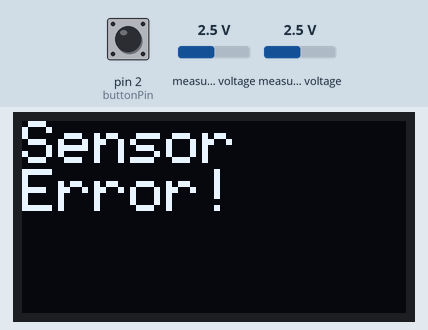
This program was run on a simulated Arduino Pro Mini, built with avr-gcc and run on an emulated ATmega328P. On the bench: 128×64 one-colour display. The inputs (shaded band) are chosen by the test bench; at power-on: pin 2 (buttonPin) HIGH, measured voltage 2.5 V. EEPROM starts erased.

Above: at 1.2 s.
1.3 s: pin 2 (buttonPin) pulled LOW for 0.25 s
At 2.9 s:
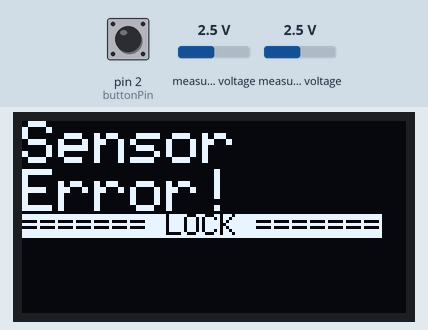
3.2 s: pin 2 (buttonPin) pulled LOW for 3.2 s
At 6.8 s:
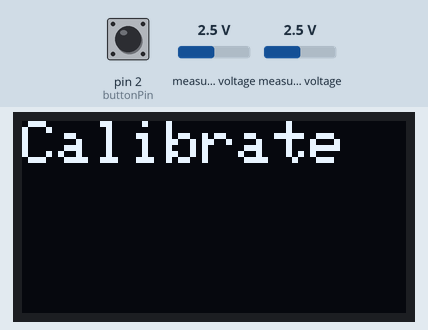
9.0 s: measured voltage (sensor 200) set to 1.2 V
10.5 s: measured voltage (sensor 200) set to 0.9 V
At 10.69 s:
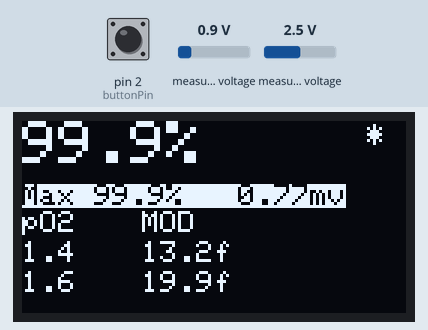
12.7 s: measured voltage (sensor 201) set to 0.9 V
At 13.31 s:
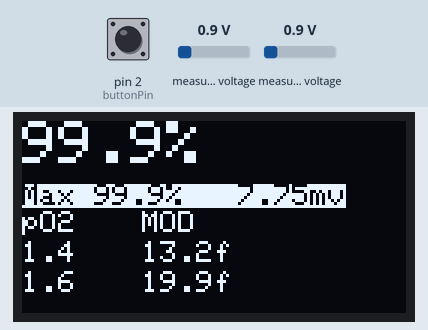
15.7 s: pin 2 (buttonPin) pulled LOW for 1 s
At 18.0 s:
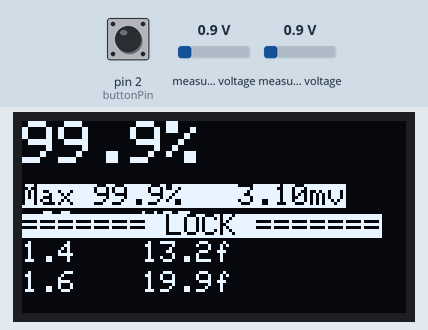
Timing chart, 0 to 19.2 s (numbered marks = the images above; inputs shaded):
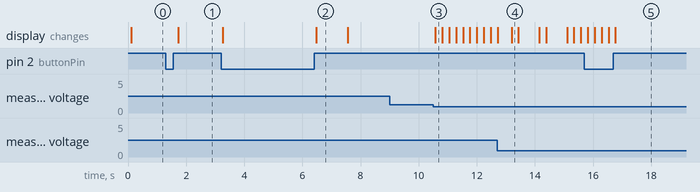

Measured:
- the behaviour switches between 1.1 and 1 V on measured voltage (sensor 200) (found by bisection; images 2 and 3)
- after the input at 1.3 s, the display: changes after 0.44 s (image 1)
- after the input at 3.2 s, the display: first changes after 0.05 s (image 2 shows a later state)
- after the input at 9.0 s, every drawn part: stays the same
- after the input at 10.5 s, the display: changes after 0.08 s (image 3)
- what the display in image 2 shows lasts 1.1 s, from 6.5 s to 7.6 s

The program:

main.cpp
```cpp
// (licence header left out)
#include <SPI.h>
#include <Wire.h>
#include <Adafruit_SSD1306.h>
#include <Adafruit_ADS1X15.h>

#include <EEPROM.h>
#include <RunningAverage.h>

int calibrate(int x);
void EEPROMWriteInt(int p_address, int p_value);
unsigned int EEPROMReadInt(int p_address);

#define SCREEN_WIDTH 128 // OLED display width, in pixels
#define SCREEN_HEIGHT 64 // OLED display height, in pixels

#define RA_SIZE 20
RunningAverage RA(RA_SIZE);

Adafruit_ADS1015 ads;

//#define OLED_RESET 4
//Adafruit_SSD1306 display(OLED_RESET);
#define OLED_RESET     4 // Reset pin # (or -1 if sharing Arduino reset pin)
#define SCREEN_ADDRESS 0x3D ///< See datasheet for Address; 0x3D for 128x64, 0x3C for 128x32
Adafruit_SSD1306 display(SCREEN_WIDTH, SCREEN_HEIGHT, &Wire, OLED_RESET);

const int buttonPin = 2; // push button
const int buzzer = 9; // buzzer
const int ledPin = 13; // led

double calibrationv;
float multiplier;

const int cal_holdTime = 2; // 2 sec button hold to calibration
const int mod_holdTime = 4; // 3 sec hold to po2 mod change
const int max_holdtime = 6; // 4 sec hold to reset max o2 result

long millis_held;    // How long the button was held (milliseconds)
long secs_held;      // How long the button was held (seconds)
long prev_secs_held; // How long the button was held in the previous check
byte previous = HIGH;
unsigned long firstTime; // how long since the button was first pressed
int active = 0;
double result_max = 0;

const unsigned char divetechBitmap [] PROGMEM = {
0x00, 0x00, 0x00, 0x00, 0x00, 0x00, 0x00, 0x00, 0x00, 0x00, 0x00, 0x00, 0x00, 0x00, 0x00, 0x00,
0x00, 0x00, 0x00, 0x00, 0x00, 0x00, 0x00, 0x00, 0x00, 0x00, 0x00, 0x00, 0x00, 0x00, 0x00, 0x00,
0x00, 0x00, 0x00, 0x00, 0x00, 0x00, 0x00, 0x00, 0x00, 0x00, 0x00, 0x00, 0x00, 0x00, 0x00, 0x00,
0x00, 0x00, 0x00, 0x00, 0x00, 0x00, 0x00, 0x00, 0x00, 0x00, 0x00, 0x08, 0x00, 0x00, 0x00, 0x00,
0x00, 0x00, 0x00, 0x00, 0x00, 0x00, 0x00, 0x00, 0x00, 0x00, 0x00, 0x18, 0x00, 0x00, 0x00, 0x00,
0x00, 0x00, 0x00, 0x00, 0x00, 0x00, 0x00, 0x00, 0x00, 0x00, 0x00, 0x06, 0x00, 0x00, 0x00, 0x00,
0x00, 0x00, 0x00, 0x00, 0x00, 0x00, 0x00, 0x00, 0x00, 0x00, 0x00, 0xfb, 0x00, 0x00, 0x00, 0x00,
0x00, 0x00, 0x00, 0x00, 0x00, 0x00, 0x00, 0x00, 0x00, 0x00, 0x00, 0xfc, 0x00, 0x00, 0x00, 0x00,
0x00, 0x00, 0x00, 0x00, 0x00, 0x00, 0x00, 0x00, 0x00, 0x00, 0x00, 0xfc, 0x00, 0x00, 0x00, 0x00,
0x00, 0x00, 0x00, 0x00, 0x00, 0x00, 0x00, 0x00, 0x00, 0x00, 0x01, 0xfd, 0xc0, 0x00, 0x00, 0x00,
0x00, 0x00, 0x00, 0x00, 0x00, 0x00, 0x00, 0x00, 0x00, 0x00, 0x00, 0xfe, 0x3c, 0x00, 0x00, 0x00,
0x00, 0x00, 0x00, 0x00, 0x7f, 0xf0, 0x00, 0x00, 0x00, 0x00, 0x00, 0x70, 0x01, 0xc0, 0x00, 0x00,
0x00, 0x00, 0x00, 0x00, 0x80, 0x07, 0xc0, 0x00, 0x00, 0x00, 0x00, 0x00, 0x00, 0x30, 0x00, 0x00,
0x00, 0x00, 0x00, 0x00, 0x60, 0x00, 0x3c, 0x00, 0x00, 0x00, 0x00, 0x00, 0x00, 0x0e, 0x00, 0x00,
0x00, 0x00, 0x00, 0x00, 0x40, 0x00, 0x03, 0x00, 0x00, 0x00, 0x00, 0x00, 0x00, 0x03, 0x00, 0x00,
0x00, 0x00, 0x00, 0x03, 0xd0, 0x00, 0x00, 0xc0, 0x00, 0x00, 0x00, 0x00, 0x00, 0x00, 0xc0, 0x00,
0x00, 0x07, 0xf0, 0x02, 0xf8, 0xf8, 0xf3, 0xbe, 0x00, 0xff, 0x47, 0xf8, 0x3f, 0x01, 0xa3, 0x80,
0x00, 0x07, 0xfe, 0x06, 0xd0, 0xf8, 0xff, 0xce, 0x01, 0xff, 0xef, 0xf8, 0x7f, 0x87, 0xef, 0x80,
0x00, 0x07, 0xff, 0x05, 0xd0, 0xf9, 0xfb, 0xf2, 0x01, 0xff, 0xcf, 0xf0, 0xff, 0x87, 0xc3, 0x80,
0x00, 0x0f, 0xff, 0x05, 0x71, 0xf9, 0xf3, 0xf8, 0x01, 0xff, 0xdf, 0xf1, 0xff, 0xc7, 0xc9, 0x80,
0x00, 0x0f, 0xff, 0x05, 0x71, 0xf9, 0xf3, 0xfd, 0x03, 0xff, 0xdf, 0xf3, 0xff, 0xcf, 0x9d, 0x00,
0x00, 0x0f, 0xff, 0x05, 0x61, 0xf3, 0xf7, 0xff, 0x83, 0xff, 0xdf, 0xf3, 0xe7, 0xcf, 0x9f, 0x00,
0x00, 0x0f, 0xbf, 0x0f, 0x61, 0xf3, 0xe3, 0xf8, 0x83, 0xff, 0x9f, 0xe7, 0xc7, 0x8f, 0x9f, 0x00,
0x00, 0x1f, 0xbe, 0x0a, 0xe1, 0xf3, 0xe0, 0x00, 0x40, 0x7c, 0x00, 0x07, 0xcf, 0x8f, 0x9f, 0x80,
0x00, 0x1f, 0x3e, 0x0a, 0xe1, 0xf3, 0xe0, 0x00, 0x60, 0x7c, 0x00, 0x07, 0xcf, 0x9f, 0x3f, 0x80,
0x00, 0x1f, 0x3e, 0x0a, 0xc3, 0xf7, 0xc0, 0x00, 0x30, 0xf8, 0x00, 0x07, 0xcf, 0x9f, 0x3e, 0x40,
0x00, 0x1f, 0x3e, 0x1e, 0xc3, 0xe7, 0xc0, 0x00, 0x10, 0xf8, 0x00, 0x0f, 0x8f, 0x9f, 0x3e, 0x40,
0x00, 0x3f, 0x7e, 0x14, 0xc3, 0xe7, 0xc0, 0x00, 0x08, 0xf8, 0x00, 0x0f, 0x9f, 0x1f, 0x7c, 0x40,
0x00, 0x3e, 0x7c, 0x15, 0xc3, 0xef, 0x80, 0x00, 0x08, 0xf8, 0x01, 0x8f, 0x9f, 0x3f, 0xfc, 0x40,
0x00, 0x3e, 0x7c, 0x15, 0x83, 0xff, 0x9f, 0xf0, 0x05, 0xf3, 0xff, 0x8f, 0x9f, 0x3f, 0xfc, 0x40,
0x00, 0x3e, 0x7c, 0x3d, 0x83, 0xff, 0x9f, 0xf0, 0x03, 0xf3, 0xff, 0x9f, 0x00, 0x3f, 0xfc, 0x40,
0x00, 0x7e, 0xfc, 0x2d, 0x83, 0xff, 0x1f, 0xf0, 0x01, 0xf3, 0xff, 0x1f, 0x00, 0x3f, 0xfc, 0x80,
0x00, 0x7c, 0xf8, 0x2b, 0x87, 0xff, 0x1f, 0xe0, 0x01, 0xf7, 0xff, 0x1f, 0x00, 0x7f, 0xf8, 0x80,
0x00, 0x7c, 0xf8, 0x2b, 0x07, 0xff, 0x3f, 0xe0, 0x01, 0xe7, 0xff, 0x1f, 0x00, 0x7f, 0xf8, 0x80,
0x00, 0x7c, 0xf8, 0x6b, 0x07, 0xfe, 0x3f, 0xe0, 0x03, 0x67, 0xff, 0x3e, 0x00, 0x7f, 0xf9, 0x00,
0x00, 0xfd, 0xf8, 0x7b, 0x07, 0xfe, 0x00, 0x00, 0x03, 0x40, 0x00, 0x3e, 0x3c, 0x7c, 0xf1, 0x00,
0x00, 0xf9, 0xf0, 0x5f, 0x07, 0xfe, 0x00, 0x00, 0x07, 0x80, 0x00, 0x3e, 0x7c, 0xfd, 0xf2, 0x00,
0x00, 0xf9, 0xf0, 0x56, 0x07, 0xfc, 0x00, 0x00, 0x07, 0xc0, 0x00, 0x3e, 0x7c, 0xf9, 0xfa, 0x00,
0x00, 0xf9, 0xf0, 0x56, 0x0f, 0xfc, 0x00, 0x00, 0x07, 0xf0, 0x00, 0x7c, 0x7c, 0xf9, 0xfc, 0x00,
0x01, 0xfb, 0xf0, 0xfe, 0x0f, 0xfc, 0x00, 0x00, 0x07, 0xc8, 0x00, 0x7c, 0xf8, 0xf9, 0xf8, 0x00,
0x01, 0xf3, 0xe0, 0xae, 0x0f, 0xf8, 0x00, 0x00, 0x0f, 0x8c, 0x00, 0x7c, 0xf9, 0xf3, 0xf8, 0x00,
0x01, 0xf3, 0xe0, 0xae, 0x0f, 0xf8, 0x00, 0x00, 0x0f, 0x8a, 0x00, 0x7c, 0xf9, 0xf3, 0xf0, 0x00,
0x01, 0xff, 0xe0, 0x8c, 0x0f, 0xf8, 0xff, 0x80, 0x0f, 0x9c, 0xfc, 0x7d, 0xf1, 0xf3, 0x80, 0x00,
0x03, 0xff, 0xc1, 0xdc, 0x0f, 0xf0, 0xff, 0x00, 0x0f, 0x9e, 0x7c, 0x7f, 0xf1, 0xf3, 0x00, 0x00,
0x03, 0xff, 0xc1, 0xdc, 0x1f, 0xf1, 0xff, 0x00, 0x1f, 0x3f, 0x9c, 0x7f, 0xe3, 0xf2, 0x40, 0x00,
0x03, 0xff, 0xc1, 0x18, 0x1f, 0xf1, 0xff, 0x00, 0x1f, 0x3f, 0xcc, 0x7f, 0xe3, 0xf0, 0xc0, 0x00,
0x03, 0xff, 0x81, 0xf8, 0x1f, 0xe1, 0xff, 0x00, 0x1f, 0x3f, 0xfe, 0x7f, 0xc3, 0xff, 0xc0, 0x00,
0x03, 0xfe, 0x00, 0x00, 0x1f, 0xe1, 0xfe, 0x00, 0x1e, 0x3f, 0xf9, 0xff, 0x83, 0x87, 0xc0, 0x00,
0x00, 0x00, 0x00, 0x00, 0x00, 0x00, 0x00, 0x00, 0x00, 0x00, 0x00, 0x00, 0x7c, 0x00, 0x00, 0x00,
0x00, 0x00, 0x00, 0x00, 0x00, 0x00, 0x00, 0x00, 0x00, 0x00, 0x00, 0x00, 0x00, 0x00, 0x00, 0x00,
0x00, 0x00, 0x00, 0x00, 0x00, 0x00, 0x00, 0x00, 0x00, 0x00, 0x00, 0x00, 0x00, 0x00, 0x00, 0x00,
0x00, 0x00, 0x00, 0x00, 0x00, 0x00, 0x00, 0x00, 0x00, 0x00, 0x00, 0x00, 0x00, 0x00, 0x00, 0x00,
0x00, 0x00, 0x00, 0x00, 0x00, 0x00, 0x00, 0x00, 0x00, 0x00, 0x00, 0x00, 0x00, 0x00, 0x00, 0x00,
0x00, 0x00, 0x00, 0x00, 0x00, 0x00, 0x00, 0x00, 0x00, 0x00, 0x00, 0x00, 0x00, 0x00, 0x00, 0x00
};

const unsigned char tonyBitmap [] PROGMEM = {
0x01, 0xff, 0xff, 0xff, 0xff, 0xff, 0xff, 0xff, 0xff, 0xc0, 0x01, 0xff, 0xff, 0xff, 0xff, 0xff,
0xff, 0xff, 0xff, 0xc0, 0x01, 0xff, 0xff, 0xff, 0xff, 0xff, 0xff, 0xff, 0xff, 0xc0, 0x01, 0xff,
0xff, 0xff, 0xff, 0xff, 0xff, 0xff, 0xff, 0xc0, 0x01, 0xff, 0xff, 0xff, 0xff, 0xff, 0xff, 0xf3,
0xff, 0x80, 0x01, 0xff, 0xff, 0xff, 0xff, 0xff, 0xfe, 0x00, 0xff, 0xc0, 0x01, 0xff, 0xff, 0xff,
0xff, 0xff, 0xf0, 0x00, 0x7f, 0xc0, 0x01, 0xff, 0xfe, 0x00, 0x0f, 0xff, 0x80, 0x00, 0x3f, 0xc0,
0x01, 0xff, 0xf8, 0x00, 0x03, 0xff, 0x00, 0x00, 0xff, 0xc0, 0x03, 0xff, 0xf0, 0x00, 0x00, 0xfe,
0x00, 0x3f, 0xff, 0xc0, 0x3d, 0xff, 0xf1, 0x00, 0x00, 0xfe, 0x00, 0x7f, 0xff, 0xc0, 0x3d, 0xff,
0xe7, 0xf0, 0x00, 0x5f, 0x00, 0x1f, 0xff, 0xe0, 0x7e, 0xff, 0xef, 0xe0, 0x01, 0x36, 0x00, 0x03,
0xff, 0xe0, 0x7f, 0xff, 0xff, 0x40, 0x00, 0x80, 0x00, 0x00, 0xff, 0xe0, 0x7f, 0xff, 0xfe, 0x00,
0x00, 0x3c, 0x00, 0x08, 0x3f, 0xf0, 0x7f, 0xff, 0xfc, 0x00, 0x00, 0x7e, 0x00, 0x08, 0x7f, 0xf0,
0x6f, 0xff, 0xf8, 0x00, 0x00, 0x7f, 0x00, 0x7f, 0xff, 0xf8, 0x7f, 0xff, 0xfb, 0x80, 0x00, 0xff,
0x07, 0xff, 0xff, 0xf8, 0x7f, 0xff, 0xff, 0xf8, 0x00, 0xff, 0x83, 0xff, 0xff, 0xfc, 0x7f, 0xff,
0xff, 0xfe, 0x03, 0xff, 0xf0, 0x07, 0xff, 0xfc, 0x7e, 0xff, 0xff, 0xc0, 0x07, 0xff, 0xfc, 0x07,
0xff, 0xfc, 0x7c, 0xff, 0xff, 0xc0, 0x3f, 0xff, 0xff, 0xff, 0xff, 0xfc, 0x7d, 0xff, 0xff, 0xff,
0xff, 0xff, 0xff, 0xff, 0xff, 0xfc, 0x7d, 0xff, 0xff, 0xff, 0xff, 0xff, 0xff, 0xff, 0xff, 0xfc,
0x7d, 0xff, 0xff, 0xff, 0xff, 0xff, 0xff, 0xff, 0xff, 0xfe, 0x3f, 0xff, 0xff, 0xff, 0xff, 0xff,
0xff, 0xff, 0xff, 0xfe, 0x3f, 0xff, 0xff, 0xff, 0xff, 0xff, 0xfb, 0xff, 0xff, 0xfe, 0x3f, 0xff,
0xff, 0xff, 0xef, 0xff, 0xf8, 0xff, 0xff, 0xfe, 0x1f, 0xff, 0xff, 0xff, 0xef, 0xff, 0xfc, 0xff,
0xff, 0xfc, 0x1f, 0xff, 0xff, 0xff, 0xcf, 0xff, 0xfe, 0x3f, 0xff, 0xfc, 0x1f, 0xff, 0xff, 0xff,
0xcf, 0xff, 0xff, 0x1f, 0xff, 0xfc, 0x1f, 0xff, 0xff, 0xff, 0x4e, 0x7f, 0x8f, 0x8f, 0xff, 0xfc,
0x0f, 0xff, 0xff, 0xff, 0xcc, 0x3f, 0x07, 0xc7, 0xff, 0xf8, 0x0f, 0xff, 0xff, 0xff, 0xcc, 0x1c,
0x07, 0xe3, 0xff, 0xe0, 0x07, 0xff, 0xff, 0xff, 0x9e, 0x00, 0x0f, 0xf3, 0xff, 0xc0, 0x03, 0xff,
0xff, 0xff, 0x3f, 0x00, 0x3f, 0xf1, 0xff, 0xc0, 0x03, 0xbf, 0xff, 0xff, 0x3f, 0x80, 0xff, 0xf8,
0xff, 0x80, 0x00, 0x9f, 0xff, 0xf7, 0x3f, 0x80, 0xff, 0xfc, 0xff, 0x80, 0x00, 0x1f, 0xff, 0xc2,
0x7f, 0xc0, 0xff, 0xfc, 0x7f, 0x80, 0x00, 0x1f, 0xff, 0xc4, 0x7f, 0xff, 0xff, 0xee, 0x7f, 0x80,
0x00, 0x1f, 0xff, 0x80, 0x77, 0xff, 0xff, 0xc6, 0x7f, 0x80, 0x00, 0x1f, 0xff, 0x86, 0x7f, 0xcf,
0xff, 0x86, 0x7f, 0x80, 0x00, 0x1f, 0xff, 0xe6, 0x3e, 0x00, 0x00, 0x06, 0x7f, 0x00, 0x00, 0x3f,
0xff, 0xfe, 0x00, 0xe1, 0xf8, 0x03, 0xff, 0x00, 0x00, 0x0f, 0xff, 0xfe, 0x01, 0xff, 0xf0, 0xe3,
0xff, 0x00, 0x00, 0x1f, 0xff, 0xfe, 0x01, 0xc3, 0x1f, 0xfe, 0xfe, 0x00, 0x00, 0x3f, 0xff, 0xf8,
0x1f, 0x80, 0xff, 0xff, 0xfe, 0x00, 0x00, 0x7f, 0xff, 0xf8, 0x7f, 0xff, 0xff, 0xfe, 0xfe, 0x00,
0x00, 0xff, 0xff, 0xf8, 0xff, 0xff, 0xff, 0xfe, 0xfc, 0x00, 0x03, 0xff, 0xff, 0xf1, 0xff, 0xff,
0xff, 0xfe, 0x7c, 0x00, 0x07, 0xff, 0xff, 0xf1, 0xff, 0xff, 0xff, 0xff, 0xf8, 0x00, 0x0f, 0xef,
0xff, 0xf3, 0xff, 0xf1, 0x1f, 0xff, 0xf8, 0x00, 0x3f, 0xe7, 0xff, 0xff, 0xff, 0xe0, 0x0f, 0xff,
0xf0, 0x00, 0x7f, 0xef, 0xff, 0xff, 0xff, 0x80, 0x0f, 0xff, 0xe0, 0x00, 0x7f, 0xe7, 0xff, 0xff,
0xfe, 0x80, 0x1f, 0xff, 0xe0, 0x00, 0xff, 0xe7, 0xff, 0xff, 0xff, 0xe0, 0x7f, 0xff, 0xe0, 0x00
};


/*
 Calculate MOD (Maximum Operating Depth)
*/
float max_po1 = 1.40;
const float max_po2 = 1.60;
float cal_mod_m (float percentage, float ppo2 = 1.4) {
  return 10 * ( (ppo2/(percentage/100)) - 1 );
}

float cal_mod_fsw (float percentage, float ppo2 = 1.4) {
  return 33 * ( (ppo2/(percentage/100)) - 1 );
}

#ifdef BEEPER
void beep(int x=1) { // make beep for x time
  //digitalWrite(ledPin, HIGH); // led blink disable for battery save
  for(int i=0; i<x; i++) {
      //tone(buzzer, 2800, 100);
      delay(200);
  }
  //digitalWrite(ledPin, LOW);
  //noTone(buzzer);
}
#endif

void read_sensor(int adc=0) {
  int16_t millivolts = 0;
  millivolts = ads.readADC_Differential_0_1();
  RA.addValue(millivolts);
}

void setup(void) {
  //Serial.begin(9600);

  /* power saving stuff for battery power */
  // Disable ADC
  // ADCSRA = 0;
  // Disable the analog comparator by setting the ACD bit
  // (bit 7) of the ACSR register to one.
  // ACSR = B10000000;
  // Disable digital input buffers on all analog input pins
  // DIDR0 = DIDR0 | B00111111;

  display.begin(SSD1306_SWITCHCAPVCC, 0x3C);

  //  • GAIN_TWOTHIRDS (for an input range of +/- 6.144V)
  //  • GAIN_ONE (for an input range of +/-4.096V)
  //  • GAIN_TWO (for an input range of +/-2.048V)
  //  • GAIN_FOUR (for an input range of +/-1.024V)
  //  • GAIN_EIGHT (for an input range of +/-0.512V)
  //  • GAIN_SIXTEEN (for an input range of +/-0.256V)
  ads.setGain(GAIN_FOUR);
  multiplier = 0.0625F;
  ads.begin(); // ads1115 start

  pinMode(buttonPin,INPUT_PULLUP);

  RA.clear();
  for(int cx=0; cx<= RA_SIZE; cx++) {
     read_sensor(0);
  }

  calibrationv = EEPROMReadInt(0);
  if (calibrationv < 100) {
    calibrationv = calibrate(0);
  }

  #ifdef BEEPER
  beep(1);
  #endif

}

void EEPROMWriteInt(int p_address, int p_value)
     {
     byte lowByte = ((p_value >> 0) & 0xFF);
     byte highByte = ((p_value >> 8) & 0xFF);

     EEPROM.write(p_address, lowByte);
     EEPROM.write(p_address + 1, highByte);
     }

unsigned int EEPROMReadInt(int p_address)
     {
     byte lowByte = EEPROM.read(p_address);
     byte highByte = EEPROM.read(p_address + 1);

     return ((lowByte << 0) & 0xFF) + ((highByte << 8) & 0xFF00);
     }

int calibrate(int x) {

  display.clearDisplay();
  display.setTextColor(WHITE);
  display.setCursor(0,0);
  display.setTextSize(2);
  display.print(F("Calibrate"));
  display.display();

  //RA.clear();
  double result;
  for(int cx=0; cx<= RA_SIZE; cx++) {
    read_sensor(0);
  }
  result = RA.getAverage();
  result = abs(result);
  EEPROMWriteInt(x, result); // write to eeprom

#ifdef BEEPER
  beep(1);
#endif

  delay(1000);
  active = 0;
  return result;
}

void analysing(int x, int cal) {
  double currentmv=0;
  double result;
  double mv = 0.0;

  read_sensor(0);
  currentmv = RA.getAverage();
  currentmv = abs(currentmv);

  result = (currentmv / cal) * 20.9;
  if (result > 99.9) result = 99.9;
  mv = currentmv * multiplier;

  display.clearDisplay();
  display.setTextColor(WHITE);
  display.setCursor(0,0);

  if (mv < 0.02 || result <= 0) {
     display.setTextSize(2);
     display.println(F("Sensor"));
     display.print(F("Error!"));
  } else {
    display.setTextSize(2.9);
    display.print(result,1);
    display.println(F("%"));

    if (result >= result_max) {
      result_max = result;
    }

    display.setTextSize(1);
    display.setCursor(0,21);
    display.setTextColor(BLACK, WHITE);
    display.print(F("Max "));
    display.print(result_max,1);
    display.print(F("%   "));
    //display.setCursor(75,31);
    display.print(mv,2);
    display.print(F("mv"));

    if (active % 4) {
      display.setCursor(115,1);
      display.setTextColor(WHITE);
      display.print(F("*"));
    }

    display.setTextColor(WHITE);
    // display.setCursor(0,30);
    // display.print(F("pO2 "));
    // display.print(max_po1,1);
    // display.print(F("/"));
    // display.print(max_po2,1);

    display.setCursor(0,30);
    display.print(F("pO2"));
    display.setCursor(40,30);
    display.print(F("MOD"));

    display.setTextSize(1.5);
    display.setCursor(0,40);
    display.print(max_po1,1);
    display.setCursor(40,40);
    display.print(cal_mod_fsw(result,max_po1),1);
    display.print(F("f "));

    display.setCursor(0,50);
    display.print(max_po2,1);
    display.setCursor(40,50);
    display.print(cal_mod_fsw(result,max_po2),1);
    display.print(F("f "));

    // menu
    if (secs_held < 5 && active > 16) {
      display.setTextSize(2);
      display.setCursor(0,31);
      display.setTextColor(BLACK, WHITE);
      if (secs_held >= cal_holdTime && secs_held < mod_holdTime) {
        display.print(F("   CAL    "));
      }
      if (secs_held >= mod_holdTime && secs_held < max_holdtime) {
        display.print(F("   PO2    "));
      }
      if (secs_held >= max_holdtime && secs_held < 10) {
        display.print(F("   MAX    "));
      }
    }

  }
  display.display();
}

void lock_screen(long pause = 5000) {

  #ifdef BEEPER
  beep(1);
  #endif

  display.setTextSize(1);
  display.setCursor(0,31);
  display.setTextColor(0xFFFF, 0);
  display.print(F("                "));
  display.setTextColor(BLACK, WHITE);
  display.setCursor(0,31);
  display.print(F("======= LOCK ======="));
  display.display();
  for (int i = 0; i < pause; ++i) {
    while (digitalRead(buttonPin) == HIGH) {
      }
   }
   active = 0;
}

void po2_change() {
  if (max_po1 == 1.3) max_po1 = 1.4;
  else if (max_po1 == 1.4) max_po1 = 1.5;
  else if (max_po1 == 1.5) max_po1 = 1.3;

  display.clearDisplay();
  display.setTextColor(WHITE);
  display.setCursor(0,0);
  display.setTextSize(2);
  display.println(F("pO2 set"));
  display.print(max_po1);
  display.display();

  #ifdef BEEPER
  beep(1);
  #endif

  delay(1000);
  active = 0;
}

void max_clear() {
  result_max = 0;
  display.clearDisplay();
  display.setTextColor(WHITE);
  display.setCursor(0,0);
  display.setTextSize(2);
  display.println(F("Max result"));
  display.print(F("cleared"));
  display.display();

  #ifdef BEEPER
  beep(1);
  #endif

  delay(1000);
  active = 0;
}

void loop(void) {

  int current = digitalRead(buttonPin);

  if (current == LOW && previous == HIGH && (millis() - firstTime) > 200) {
    firstTime = millis();
    active = 17;
  }

  millis_held = (millis() - firstTime);
  secs_held = millis_held / 1000;

  if (millis_held > 2) {
    if (current == HIGH && previous == LOW) {
      if (secs_held <= 0) {
        lock_screen();
      }
      if (secs_held >= cal_holdTime && secs_held < mod_holdTime) {
        calibrationv = calibrate(0);
      }
      if (secs_held >= mod_holdTime && secs_held < max_holdtime) {
        po2_change();
      }
      if (secs_held >= max_holdtime && secs_held < 10) {
        max_clear();
      }
    }
  }

  previous = current;
  prev_secs_held = secs_held;

  analysing(0,calibrationv);
  delay(200);

  active++;
}
```
